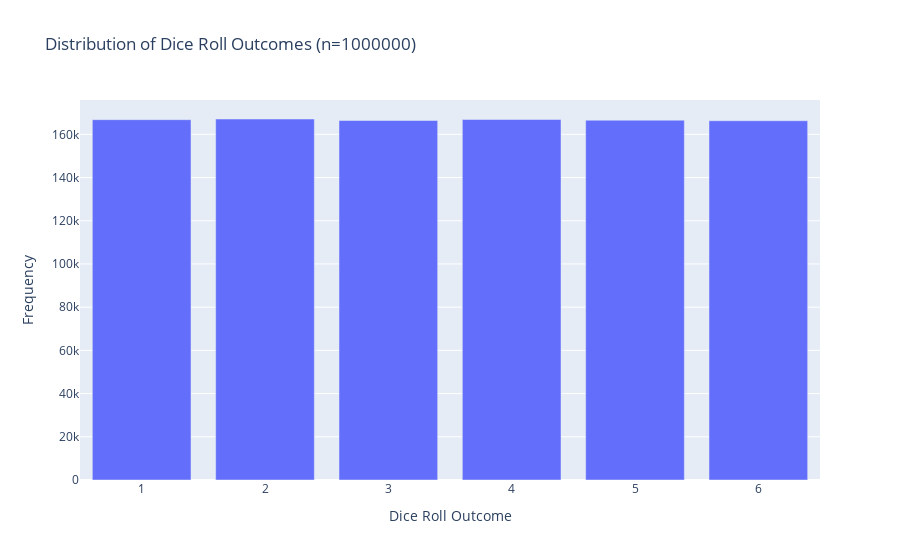

The cell this chart's notebook holds for it:
### Markdown cell above
Not all the outcomes are equally likely yet. As we increase the number of rolls, the empirical distribution will converge to the theoretical distribution of the dice. In the limit, all outcomes will be equally likely, and the probability of each outcome will be $\frac{1}{6}$.

### Code cell
results = [roll_dice() for _ in range(1_000_000)]
counts = Counter(results)
plot_dice_distribution(counts)

### Figure 1 — Plotly figure (JSON) as saved in the notebook; plotly's stock layout.template omitted (floating-point values rounded to 4 significant figures)
{"data": [{"type": "bar", "x": ["1", "2", "3", "4", "5", "6"], "y": [166782, 167098, 166403, 166873, 166541, 166303]}], "layout": {"bargap": 0.2, "title": {"text": "Distribution of Dice Roll Outcomes (n=1000000)"}, "xaxis": {"title": {"text": "Dice Roll Outcome"}}, "yaxis": {"title": {"text": "Frequency"}}}}
